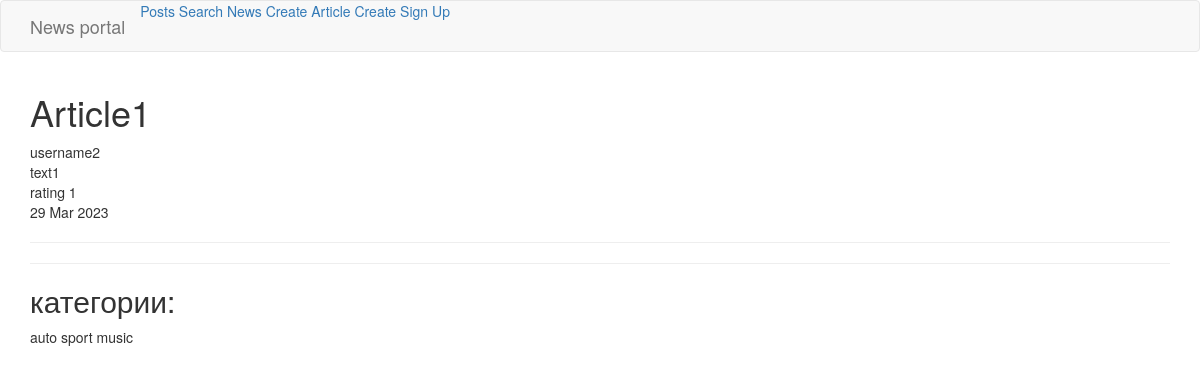
Screenshot of /news/1 with the database file from the repository.
### authors/models.py (models this page shows, shortened)
class Post(models.Model):
    author = models.ForeignKey(
        Author, related_name='posts',
        on_delete=models.CASCADE,
    )
    categories = models.ManyToManyField(Category)
    type = models.CharField(max_length=1, choices=TYPE_CHOICES)
    title = models.CharField(unique=True, max_length=256)
    text = models.TextField()
    rating = models.IntegerField(default=0)
    created_at = models.DateTimeField(auto_now_add=True, null=True)
    updated_at = models.DateTimeField(auto_now=True, null=True)

class Author(models.Model):
    user = models.ForeignKey(
        settings.AUTH_USER_MODEL,
        on_delete=models.CASCADE,
    )
    rating = models.IntegerField(default=0)

class Category(models.Model):
    name = models.CharField(unique=True, max_length=256)
    subscribers = models.TextField(blank=True, null=True)

### authors/views.py (the view)
# urls.py: path('news/<int:pk>', PostDetail.as_view(), name="post"),
class PostDetail(DetailView):
    model = Post
    template_name = 'post.html'
    context_object_name = 'post'

### authors/templatetags/censor.py (called while the page is built)
def check_word(word):
    if word in CENSORED_WORDS:
        word = re.sub(r'[aeiouy]', '*', word)
    return word

@register.filter(name="my_censor")
def censor(value):
    words = value.split()
    words = [check_word(word) for word in words]
    return ' '.join(words)

### templates/post.html (shortened to what this page needs)
{% extends 'flatpages/default.html' %}
{% load censor %}
{% block content %}
<h1>{{post.title|my_censor}}</h1><span>{{post.author.user.username}}</span>
<br> {{ post.text|my_censor }} <br> rating {{post.rating}} <br> {{post.created_at|date:'d M Y'}}<hr>
<hr>
<h2>категории:</h2>
{% for category in post.categories.all %}
<span>{{category.name}}</span>
{% endfor %}
{% endblock content %}

### rows the page displays
Post: title|my_censor "Article1", author.user.username "username2", text|my_censor "text1", rating "1", created_at "29 Mar 2023"
Category: name "auto"
Category: name "sport"
Category: name "music"
